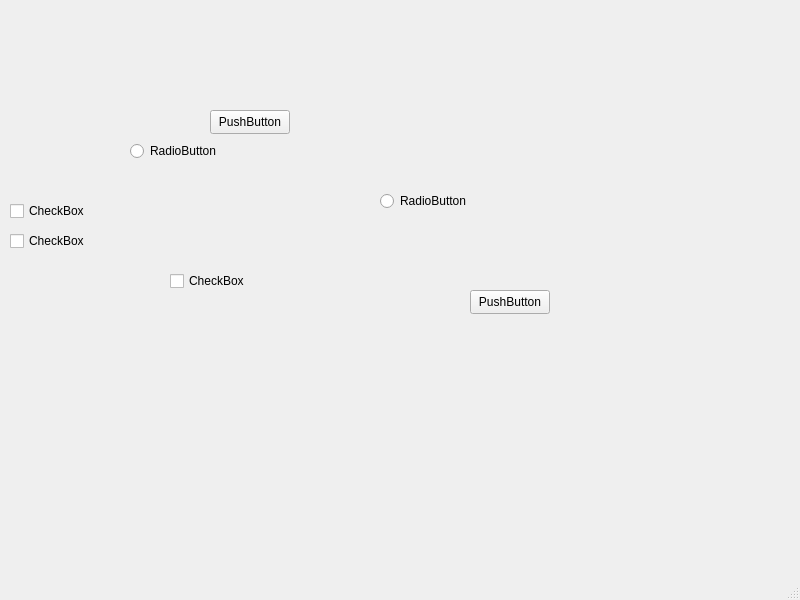
<?xml version="1.0" encoding="UTF-8"?>
<ui version="4.0">
 <class>MainWindow</class>
 <widget class="QMainWindow" name="MainWindow">
  <property name="geometry">
   <rect>
    <x>0</x>
    <y>0</y>
    <width>800</width>
    <height>600</height>
   </rect>
  </property>
  <property name="windowTitle">
   <string>MainWindow</string>
  </property>
  <widget class="QWidget" name="centralwidget">
   <widget class="QPushButton" name="pushButton">
    <property name="geometry">
     <rect>
      <x>210</x>
      <y>110</y>
      <width>80</width>
      <height>24</height>
     </rect>
    </property>
    <property name="text">
     <string>PushButton</string>
    </property>
   </widget>
   <widget class="QRadioButton" name="radioButton">
    <property name="geometry">
     <rect>
      <x>130</x>
      <y>140</y>
      <width>91</width>
      <height>22</height>
     </rect>
    </property>
    <property name="text">
     <string>RadioButton</string>
    </property>
   </widget>
   <widget class="QCheckBox" name="checkBox">
    <property name="geometry">
     <rect>
      <x>10</x>
      <y>200</y>
      <width>78</width>
      <height>22</height>
     </rect>
    </property>
    <property name="text">
     <string>CheckBox</string>
    </property>
   </widget>
   <widget class="QCheckBox" name="checkBox_2">
    <property name="geometry">
     <rect>
      <x>10</x>
      <y>230</y>
      <width>78</width>
      <height>22</height>
     </rect>
    </property>
    <property name="text">
     <string>CheckBox</string>
    </property>
   </widget>
   <widget class="QCheckBox" name="checkBox_3">
    <property name="geometry">
     <rect>
      <x>170</x>
      <y>270</y>
      <width>78</width>
      <height>22</height>
     </rect>
    </property>
    <property name="text">
     <string>CheckBox</string>
    </property>
   </widget>
   <widget class="QRadioButton" name="radioButton_2">
    <property name="geometry">
     <rect>
      <x>380</x>
      <y>190</y>
      <width>91</width>
      <height>22</height>
     </rect>
    </property>
    <property name="text">
     <string>RadioButton</string>
    </property>
   </widget>
   <widget class="QPushButton" name="pushButton_2">
    <property name="geometry">
     <rect>
      <x>470</x>
      <y>290</y>
      <width>80</width>
      <height>24</height>
     </rect>
    </property>
    <property name="text">
     <string>PushButton</string>
    </property>
   </widget>
  </widget>
  <widget class="QMenuBar" name="menubar">
   <property name="geometry">
    <rect>
     <x>0</x>
     <y>0</y>
     <width>800</width>
     <height>21</height>
    </rect>
   </property>
  </widget>
  <widget class="QStatusBar" name="statusbar"/>
 </widget>
 <resources/>
 <connections/>
</ui>
